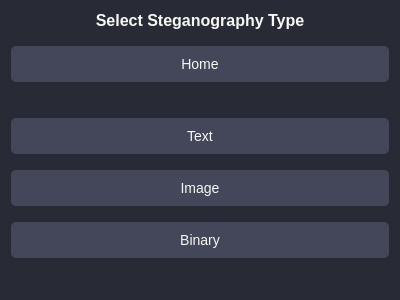
<?xml version="1.0" encoding="UTF-8"?>
<ui version="4.0">
 <class>StegTypeSelectionWindow</class>
 <widget class="QWidget" name="StegTypeSelectionWindow">
  <property name="geometry">
   <rect>
    <x>0</x>
    <y>0</y>
    <width>400</width>
    <height>300</height>
   </rect>
  </property>
  <property name="windowTitle">
   <string>Steganography Type Selection</string>
  </property>
  <property name="styleSheet">
   <string notr="true">QWidget {
    background-color: #282a36;
}

QLabel {
    color: #f8f8f2;
    font-size: 16px;
    font-weight: bold;
    margin-bottom: 10px;
}

QPushButton {
    background-color: #44475a;
    color: #f8f8f2;
    border: none;
    border-radius: 5px;
    padding: 10px;
    font-size: 14px;
    margin-bottom: 10px;
}

QPushButton:hover {
    background-color: #6272a4;
}
</string>
  </property>
  <layout class="QVBoxLayout" name="verticalLayout">
   <item>
    <widget class="QLabel" name="lblTitle">
     <property name="text">
      <string>Select Steganography Type</string>
     </property>
     <property name="alignment">
      <set>Qt::AlignCenter</set>
     </property>
    </widget>
   </item>
    <item>
    <widget class="QPushButton" name="btnBack">
    <property name="text">
    <string>Home</string>
    </property>
    </widget>
    </item>
   <item>
    <spacer name="verticalSpacer">
     <property name="orientation">
      <enum>Qt::Vertical</enum>
     </property>
     <property name="sizeHint" stdset="0">
      <size>
       <width>20</width>
       <height>40</height>
      </size>
     </property>
    </spacer>
   </item>
   <item>
    <widget class="QPushButton" name="btnText">
     <property name="text">
      <string>Text</string>
     </property>
    </widget>
   </item>
   <item>
    <widget class="QPushButton" name="btnImage">
     <property name="text">
      <string>Image</string>
     </property>
    </widget>
   </item>
   <item>
    <widget class="QPushButton" name="btnBinary">
     <property name="text">
      <string>Binary</string>
     </property>
    </widget>
   </item>
   <item>
    <spacer name="verticalSpacer_2">
     <property name="orientation">
      <enum>Qt::Vertical</enum>
     </property>
     <property name="sizeHint" stdset="0">
      <size>
       <width>20</width>
       <height>40</height>
      </size>
     </property>
    </spacer>
   </item>
  </layout>
 </widget>
 <resources/>
 <connections/>
</ui>
